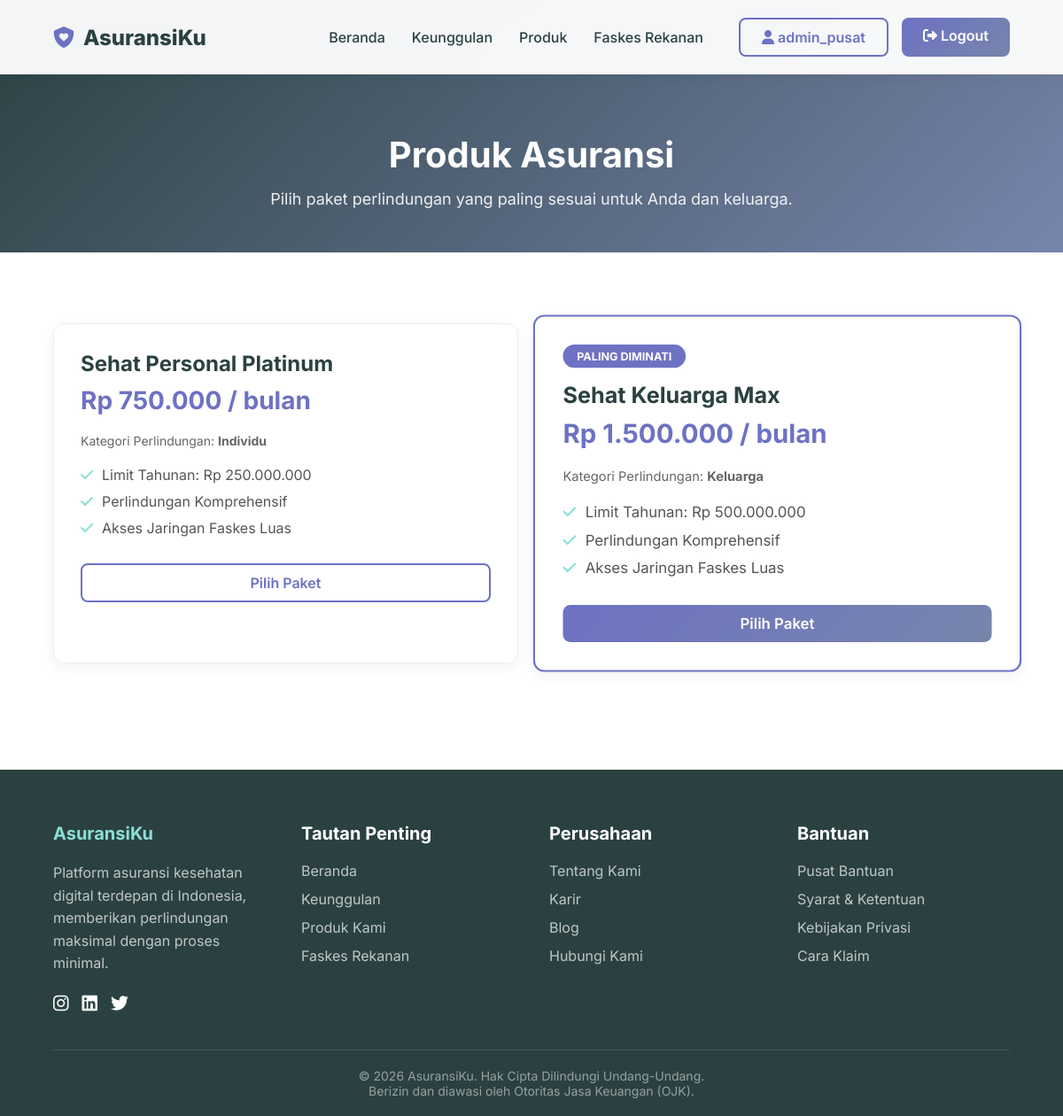
The page /produk.php (signed in) on the database its author committed.
### tables this page shows
CREATE TABLE produk_asuransi (
    id_produk INT AUTO_INCREMENT PRIMARY KEY,
    kode_produk VARCHAR(20) UNIQUE NOT NULL,
    nama_produk VARCHAR(100) NOT NULL,
    jenis_kategori ENUM('Individu', 'Keluarga', 'Kumpulan/Perusahaan') NOT NULL,
    limit_tahunan DECIMAL(15,2) NOT NULL,
    premi_dasar DECIMAL(10,2) NOT NULL,
    created_at TIMESTAMP DEFAULT CURRENT_TIMESTAMP
);

### produk.php (the view)
<?php
    include "db.php";
    include "layouts/public/header.php";
?>
<div class="page-header">
    <h1>Produk Asuransi</h1>
    <p>Pilih paket perlindungan yang paling sesuai untuk Anda dan keluarga.</p>
</div>
<section class="page-content">
    <div class="products-grid">
        <?php
            $query = "SELECT * FROM produk_asuransi ORDER BY premi_dasar ASC";
            $result = $conn->query($query);
            if($result && $result->rowCount() > 0) {
                while($row = $result->fetch()) {
                    $nama_produk = htmlspecialchars($row['nama_produk']);
                    $jenis_kategori = htmlspecialchars($row['jenis_kategori']);
                    $limit = number_format($row['limit_tahunan'], 0, ',', '.');
                    $premi = number_format($row['premi_dasar'], 0, ',', '.');
                    $highlight_style = "";
                    $badge = "";
                    if($jenis_kategori == 'Keluarga') {
                        $highlight_style = 'border: 2px solid var(--color-slate); transform: scale(1.05);';
                        $badge = '<div style="background: var(--color-slate); color: white; padding: 5px 15px; border-radius: 20px; font-size: 12px; font-weight: bold; display: inline-block; margin-bottom: 15px;">PALING DIMINATI</div>';
                    }
        ?>
        <div class="product-card" style="<?php echo $highlight_style; ?>">
            <?php echo $badge; ?>
            <h3><?php echo $nama_produk; ?></h3>
            <div class="price">Rp <?php echo $premi; ?> <span>/ bulan</span></div>
            <p style="margin-bottom: 20px; color: #666; font-size: 14px;">Kategori Perlindungan: <strong><?php echo $jenis_kategori; ?></strong></p>
            <ul>
                <li><i class="fa-solid fa-check"></i> Limit Tahunan: Rp <?php echo $limit; ?></li>
                <li><i class="fa-solid fa-check"></i> Perlindungan Komprehensif</li>
                <li><i class="fa-solid fa-check"></i> Akses Jaringan Faskes Luas</li>
            </ul>
            <?php if(isset($_SESSION['role']) && strtolower($_SESSION['role']) == 'customer'): ?>
                <a href="customer/konfirmasi_paket.php?id_produk=<?php echo $row['id_produk']; ?>" class="<?php echo ($jenis_kategori == 'Keluarga') ? 'btn btn-solid' : 'btn btn-outline'; ?>" style="width: 100%; text-align: center;">Pilih Paket</a>
            <?php else: ?>
                <a href="login.php" class="<?php echo ($jenis_kategori == 'Keluarga') ? 'btn btn-solid' : 'btn btn-outline'; ?>" style="width: 100%; text-align: center;">Pilih Paket</a>
            <?php endif; ?>
        </div>
        <?php
                }
            } else {
                echo "<p style='text-align:center; width: 100%;'>Belum ada data produk asuransi.</p>";
            }
        ?>
    </div>
</section>
<?php include "layouts/public/footer.php"; ?>

### layouts/css/public.css (style rules this page uses)
:root { --color-dark: #2B4141; --color-light: #F7EBEC; --color-aqua: #8CDFD6; --color-blue: #7785AC; --color-slate: #6D72C3; --font-main: 'Inter', sans-serif; }
* { margin: 0; padding: 0; box-sizing: border-box; font-family: var(--font-main); }
body { background-color: var(--color-light); color: var(--color-dark); overflow-x: hidden; }
.btn { padding: 10px 24px; border-radius: 8px; text-decoration: none; font-weight: 600; transition: all 0.3s ease; display: inline-block; }
.btn-outline { border: 2px solid var(--color-slate); color: var(--color-slate); }
.btn-solid { background: linear-gradient(135deg, var(--color-slate) 0%, var(--color-blue) 100%); color: white; border: none; }
.page-header { padding: 150px 5% 50px; background: linear-gradient(135deg, var(--color-dark) 0%, var(--color-blue) 100%); color: white; text-align: center; }
.page-header h1 { font-size: 40px; margin-bottom: 15px; }
.page-header p { font-size: 18px; opacity: 0.9; }
.page-content { padding: 80px 5%; background: white; min-height: 40vh; }
.products-grid { display: grid; grid-template-columns: repeat(auto-fit, minmax(300px, 1fr)); gap: 30px; margin-bottom: 40px; }
.product-card { background: white; border: 1px solid #eee; border-radius: 12px; padding: 30px; text-align: left; box-shadow: 0 5px 15px rgba(0,0,0,0.05); }
.product-card h3 { font-size: 24px; color: var(--color-dark); margin-bottom: 10px; }
.product-card .price { font-size: 28px; font-weight: 700; color: var(--color-slate); margin-bottom: 20px; }
.product-card ul { list-style: none; margin-bottom: 30px; }
.product-card ul li { margin-bottom: 10px; color: #555; display: flex; align-items: center; gap: 10px; }
.product-card ul li i { color: var(--color-aqua); }

### rows shown on the page
produk_asuransi: nama_produk "Sehat Personal Platinum", premi_dasar "750.000", jenis_kategori "Individu", limit_tahunan "250.000.000"
produk_asuransi: shows "PALING DIMINATI", nama_produk "Sehat Keluarga Max", premi_dasar "1.500.000", jenis_kategori "Keluarga", limit_tahunan "500.000.000"

### other values the page prints
$_SESSION['username'] "admin_pusat"
